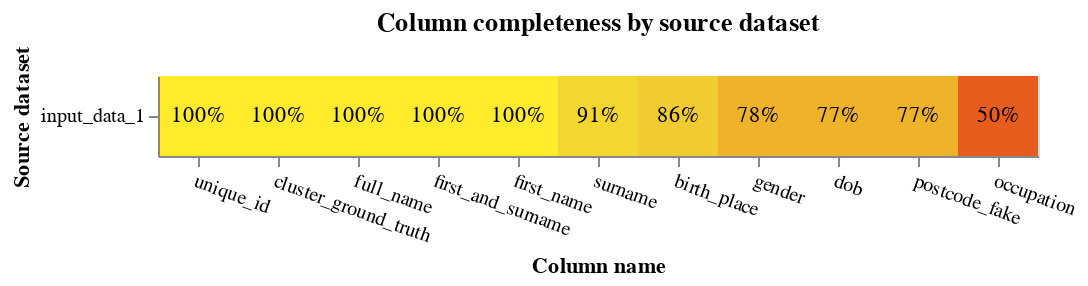

The notebook cell saved with this chart:
### Markdown cell above
## Exploratory analysis

### Code cell
import splink.exploratory as exploratory

db_api = DuckDBAPI()
exploratory.completeness_chart(df, db_api=db_api)

### Figure 1 — Vega-Lite specification as saved in the notebook (floating-point values rounded to 4 significant figures)
{"config": {"view": {"continuousWidth": 400, "continuousHeight": 300}}, "layer": [{"mark": "rect", "encoding": {"color": {"field": "completeness", "legend": null, "scale": {"scheme": "darkred", "zero": true}, "type": "quantitative"}, "tooltip": [{"field": "source_dataset", "title": "Source dataset", "type": "nominal"}, {"field": "total_rows_inc_nulls", "format": ",", "title": "# of records", "type": "quantitative"}, {"field": "column_name", "title": "Column name", "type": "nominal"}, {"field": "total_null_rows", "format": ",", "title": "# of nulls", "type": "quantitative"}, {"field": "completeness", "format": ".1%", "type": "quantitative"}], "x": {"axis": {"labelAngle": 20}, "field": "column_name", "sort": {"field": "mean_comp", "order": "descending"}, "title": "Column name", "type": "nominal"}, "y": {"field": "source_dataset", "title": "Source dataset", "type": "nominal"}}, "title": "Column completeness by source dataset", "transform": [{"joinaggregate": [{"op": "mean", "field": "completeness", "as": "mean_comp"}], "groupby": ["column_name"]}]}, {"mark": {"type": "text"}, "encoding": {"color": {"condition": {"test": "datum['completeness'] < 0.5", "value": "white"}, "value": "black"}, "text": {"field": "completeness", "format": ".0%", "type": "quantitative"}, "x": {"axis": {"labelAngle": 0}, "field": "column_name", "sort": {"field": "mean_comp", "order": "descending"}, "type": "nominal"}, "y": {"field": "source_dataset", "type": "nominal"}}, "transform": [{"joinaggregate": [{"op": "mean", "field": "completeness", "as": "mean_comp"}], "groupby": ["column_name"]}]}], "data": {"name": "data-a14f5037bacc399ef2128d95f906fc23"}, "height": {"step": 40}, "width": {"step": 40}, "$schema": "https://vega.github.io/schema/vega-lite/v5.9.3.json", "datasets": {"data-a14f5037bacc399ef2128d95f906fc23": [{"source_dataset": "input_data_1", "column_name": "unique_id", "total_null_rows": 0, "total_rows_inc_nulls": 50578, "completeness": 1.0}, {"source_dataset": "input_data_1", "column_name": "cluster_ground_truth", "total_null_rows": 0, "total_rows_inc_nulls": 50578, "completeness": 1.0}, {"source_dataset": "input_data_1", "column_name": "full_name", "total_null_rows": 67, "total_rows_inc_nulls": 50578, "completeness": 0.9987}, {"source_dataset": "input_data_1", "column_name": "first_and_surname", "total_null_rows": 67, "total_rows_inc_nulls": 50578, "completeness": 0.9987}, {"source_dataset": "input_data_1", "column_name": "first_name", "total_null_rows": 67, "total_rows_inc_nulls": 50578, "completeness": 0.9987}, {"source_dataset": "input_data_1", "column_name": "surname", "total_null_rows": 4515, "total_rows_inc_nulls": 50578, "completeness": 0.9107}, {"source_dataset": "input_data_1", "column_name": "dob", "total_null_rows": 11403, "total_rows_inc_nulls": 50578, "completeness": 0.7745}, {"source_dataset": "input_data_1", "column_name": "birth_place", "total_null_rows": 6927, "total_rows_inc_nulls": 50578, "completeness": 0.863}, {"source_dataset": "input_data_1", "column_name": "postcode_fake", "total_null_rows": 11426, "total_rows_inc_nulls": 50578, "completeness": 0.7741}, {"source_dataset": "input_data_1", "column_name": "gender", "total_null_rows": 11230, "total_rows_inc_nulls": 50578, "completeness": 0.778}, {"source_dataset": "input_data_1", "column_name": "occupation", "total_null_rows": 25289, "total_rows_inc_nulls": 50578, "completeness": 0.5}]}}
